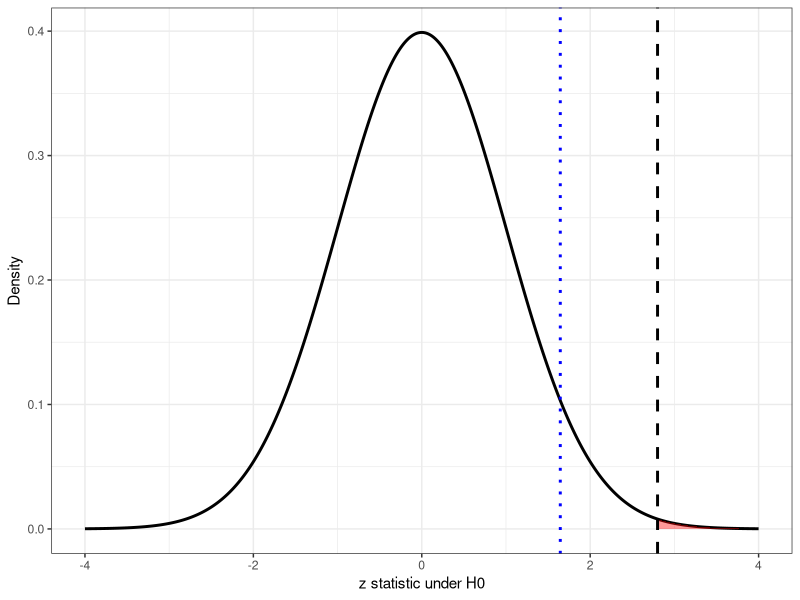
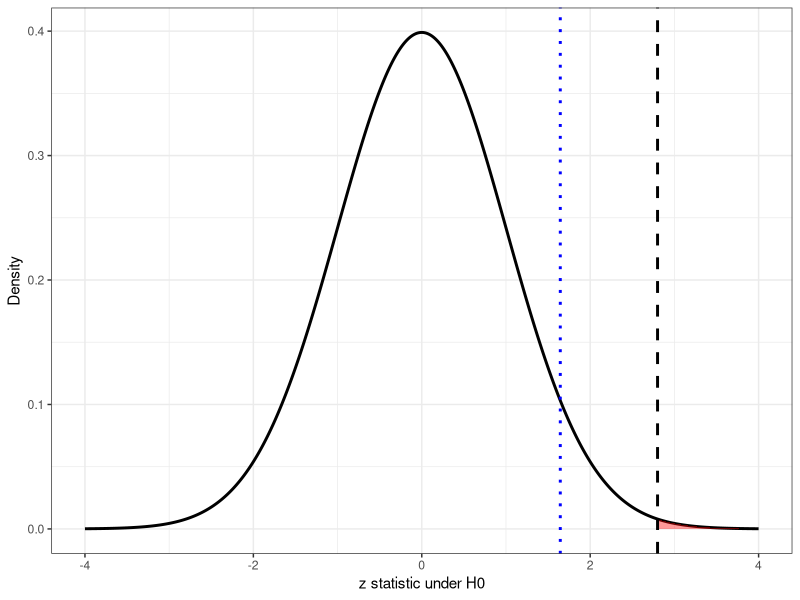

These charts were generated, in order, by the following R code:
## ---- chunk 1
library(tidyverse)

set.seed(101)

n <- 120
p_true <- 0.62

tumor_response_df <- tibble(
  patient_id = 1:n,
  response = rbinom(n, size = 1, prob = p_true)
)

head(tumor_response_df)
## ---- chunk 2
p0 <- 0.50

summary_df <- tumor_response_df |>
  summarise(
    n = n(),
    p_hat = mean(response)
  ) |>
  mutate(
    se_null = sqrt(p0 * (1 - p0) / n),
    z = (p_hat - p0) / se_null,
    p_value = 1 - pnorm(z)
  )

summary_df
## ---- chunk 3
p0 <- 0.50

summary_df <- tumor_response_df |>
  summarise(
    n = n(),
    p_hat = mean(response)
  ) |>
  mutate(
    se_null = sqrt(p0 * (1 - p0) / n),
    z = (p_hat - p0) / se_null,
    p_value = 1 - pnorm(z)
  )

summary_df
## ---- chunk 4
p_hat <- 0.64
p0 <- 0.50
n <- 100

z <- (p_hat - p0) / sqrt((p0 * (1 - p0)) / n)

cat("Z-score =", z)
## ---- chunk 5
# observed z statistic

z_obs <- 2.8

# critical value for alpha = 0.05 (one-sided)
z_crit <- qnorm(0.95)

# standard normal distribution
z_df <- tibble(
  z = seq(-4, 4, length.out = 1000),
  density = dnorm(z)
)

plot <- ggplot(z_df, aes(x = z, y = density)) +

  geom_line(size = 1) +

  # shaded p-value region
  geom_area(
    data = filter(z_df, z >= z_obs),
    fill = "red",
    alpha = 0.4
  ) +

  # observed z statistic
  geom_vline(
    xintercept = z_obs,
    linetype = "dashed",
    size = 1
  ) +

  # significance threshold
  geom_vline(
    xintercept = z_crit,
    color = "blue",
    linetype = "dotted",
    size = 1
  ) +

  labs(
    x = "z statistic under H0",
    y = "Density"
  ) +

  theme_bw()

plot
## ---- chunk 6
# observed z statistic

z_obs <- 2.8

# critical value for alpha = 0.05 (one-sided)
z_crit <- qnorm(0.95)

# standard normal distribution
z_df <- tibble(
  z = seq(-4, 4, length.out = 1000),
  density = dnorm(z)
)

plot <- ggplot(z_df, aes(x = z, y = density)) +

  geom_line(size = 1) +

  # shaded p-value region
  geom_area(
    data = filter(z_df, z >= z_obs),
    fill = "red",
    alpha = 0.4
  ) +

  # observed z statistic
  geom_vline(
    xintercept = z_obs,
    linetype = "dashed",
    size = 1
  ) +

  # significance threshold
  geom_vline(
    xintercept = z_crit,
    color = "blue",
    linetype = "dotted",
    size = 1
  ) +

  labs(
    x = "z statistic under H0",
    y = "Density"
  ) +

  theme_bw()

plot
